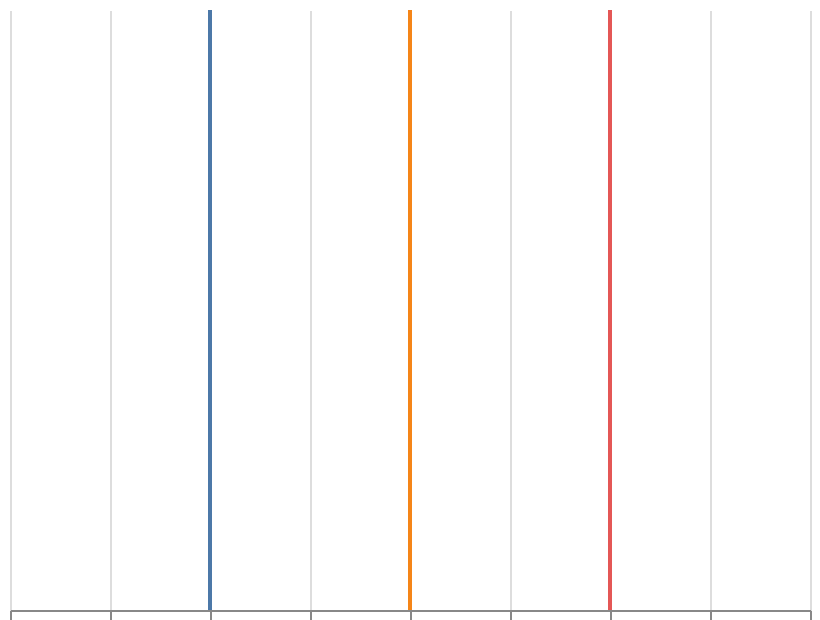

Source (Vega-Lite JSON):
### Vega specification from a JSON file in a GitHub repository (floating-point values rounded to 4 significant figures)
{"$schema": "https://vega.github.io/schema/vega/v6.json", "width": 400, "height": 300, "padding": 5, "autosize": "none", "data": [{"name": "table", "values": [{"x": 100, "y": 0, "y2": 300, "color": "#4c78a8"}, {"x": 200, "y": 0, "y2": 300, "color": "#f58518"}, {"x": 300, "y": 0, "y2": 300, "color": "#e45756"}]}], "marks": [{"type": "rule", "from": {"data": "table"}, "encode": {"update": {"x": {"field": "x"}, "y": {"field": "y"}, "y2": {"field": "y2"}, "stroke": {"field": "color"}, "strokeWidth": {"value": 2}}}}], "axes": [{"scale": "x", "orient": "bottom", "grid": true, "labels": false}], "scales": [{"name": "x", "type": "linear", "domain": [0, 400], "range": "width"}]}
